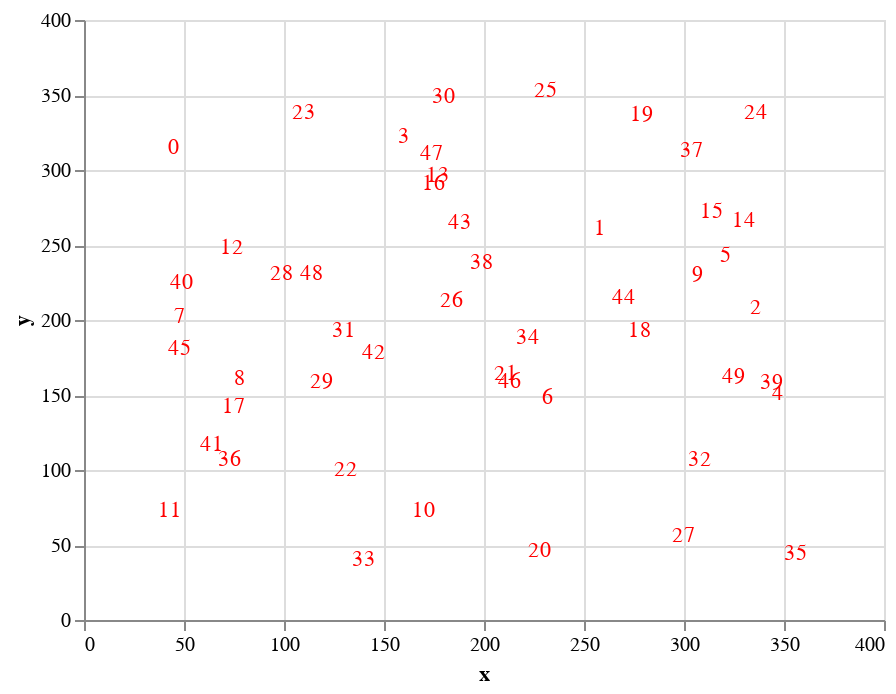

The cell this chart's notebook holds for it:
### Code cell
labels = alt.Chart(points).mark_text(color='red').encode(
    x=alt.X('x:Q'),
    y=alt.Y('y:Q'),
    text=alt.Text('label:N')
)
labels

### Figure 1 — Vega-Lite specification as saved in the notebook (floating-point values rounded to 4 significant figures)
{"$schema": "https://vega.github.io/schema/vega-lite/v2.6.0.json", "config": {"view": {"height": 300, "width": 400}}, "data": {"name": "data-fdc7de0c273093a48de9a165a4c04493"}, "datasets": {"data-fdc7de0c273093a48de9a165a4c04493": [{"label": 0, "x": 45, "y": 315}, {"label": 1, "x": 258, "y": 261}, {"label": 2, "x": 336, "y": 208}, {"label": 3, "x": 160, "y": 322}, {"label": 4, "x": 347, "y": 151}, {"label": 5, "x": 321, "y": 243}, {"label": 6, "x": 232, "y": 148}, {"label": 7, "x": 48, "y": 202}, {"label": 8, "x": 78, "y": 161}, {"label": 9, "x": 307, "y": 230}, {"label": 10, "x": 170, "y": 73}, {"label": 11, "x": 43, "y": 73}, {"label": 12, "x": 74, "y": 248}, {"label": 13, "x": 177, "y": 296}, {"label": 14, "x": 330, "y": 266}, {"label": 15, "x": 314, "y": 272}, {"label": 16, "x": 175, "y": 291}, {"label": 17, "x": 75, "y": 142}, {"label": 18, "x": 278, "y": 193}, {"label": 19, "x": 279, "y": 337}, {"label": 20, "x": 228, "y": 46}, {"label": 21, "x": 211, "y": 164}, {"label": 22, "x": 131, "y": 100}, {"label": 23, "x": 110, "y": 338}, {"label": 24, "x": 336, "y": 338}, {"label": 25, "x": 231, "y": 353}, {"label": 26, "x": 184, "y": 213}, {"label": 27, "x": 300, "y": 56}, {"label": 28, "x": 99, "y": 231}, {"label": 29, "x": 119, "y": 159}, {"label": 30, "x": 180, "y": 349}, {"label": 31, "x": 130, "y": 193}, {"label": 32, "x": 308, "y": 107}, {"label": 33, "x": 140, "y": 40}, {"label": 34, "x": 222, "y": 188}, {"label": 35, "x": 356, "y": 44}, {"label": 36, "x": 73, "y": 107}, {"label": 37, "x": 304, "y": 313}, {"label": 38, "x": 199, "y": 238}, {"label": 39, "x": 344, "y": 158}, {"label": 40, "x": 49, "y": 225}, {"label": 41, "x": 64, "y": 117}, {"label": 42, "x": 145, "y": 178}, {"label": 43, "x": 188, "y": 265}, {"label": 44, "x": 270, "y": 215}, {"label": 45, "x": 48, "y": 181}, {"label": 46, "x": 213, "y": 159}, {"label": 47, "x": 174, "y": 311}, {"label": 48, "x": 114, "y": 231}, {"label": 49, "x": 325, "y": 162}]}, "encoding": {"text": {"field": "label", "type": "nominal"}, "x": {"field": "x", "type": "quantitative"}, "y": {"field": "y", "type": "quantitative"}}, "mark": {"color": "red", "type": "text"}}
